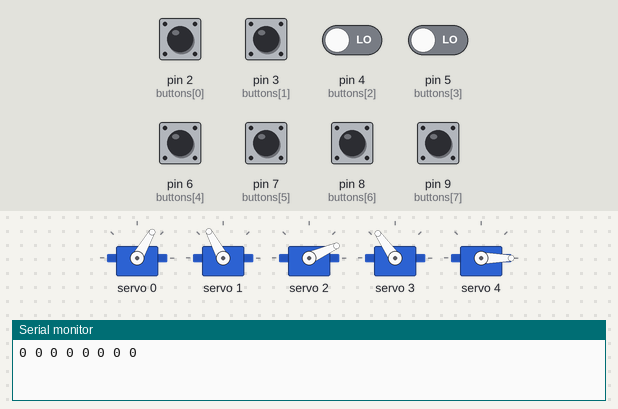
Recording of a sketch running on a simulated Arduino Uno, built with avr-gcc and run on an emulated ATmega328P. On the bench: 5 × servo, the last lines printed to the serial monitor. Inputs (shaded band) come from the test bench; at power-on: pin 2 (buttons[0]), pin 3 (buttons[1]), pin 4 (buttons[2]), pin 5 (buttons[3]), pin 6 (buttons[4]), pin 7 (buttons[5]), pin 8 (buttons[6]), pin 9 (buttons[7]) LOW.

Above: at 2.2 s.
2.3 s: pin 2 (buttons[0]) pulled HIGH for 3 s
At 5.5 s:
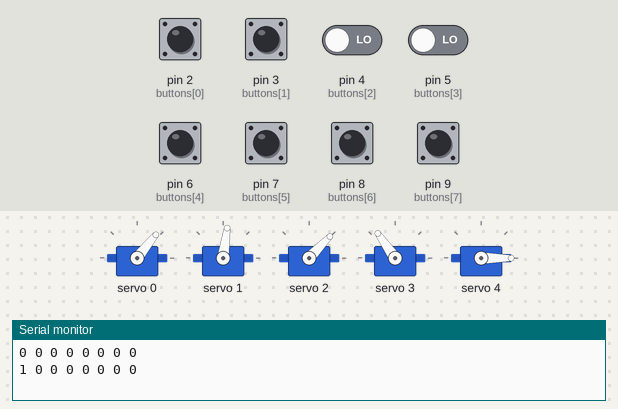
6.8 s: pin 4 (buttons[2]) driven HIGH and pin 5 (buttons[3]) driven HIGH
At 6.8 s:
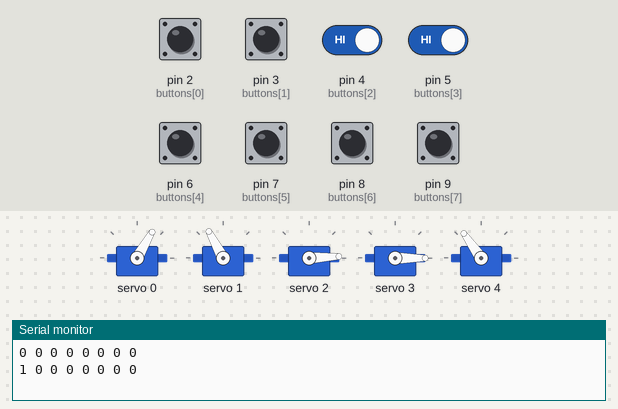
12.9 s: pin 4 (buttons[2]) driven LOW
At 18.6 s:
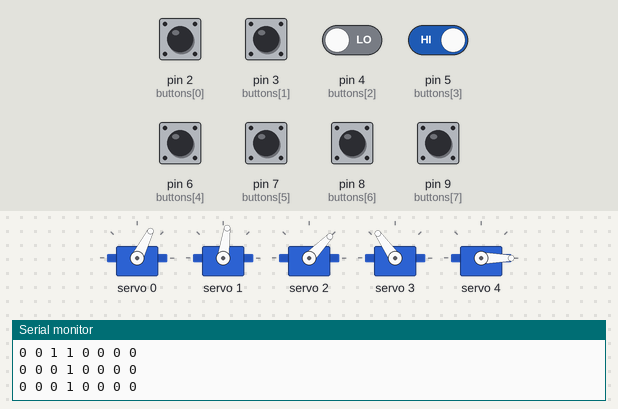
21.2 s: pin 3 (buttons[1]) pulled HIGH for 3 s
26.3 s: pin 4 (buttons[2]) driven HIGH
At 32.3 s:
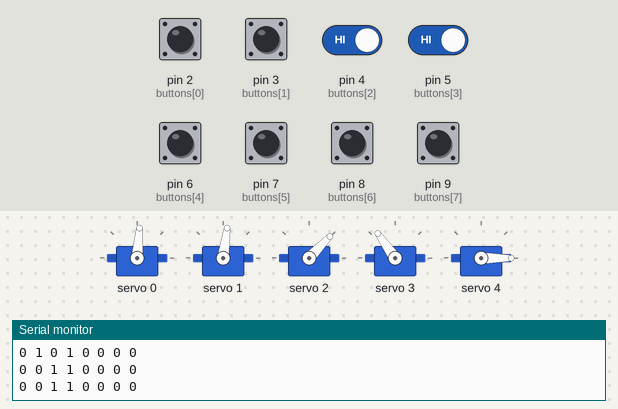
32.5 s: pin 5 (buttons[3]) driven LOW
Timing chart, 0 to 39.8 s (numbered marks = the images above; inputs shaded):
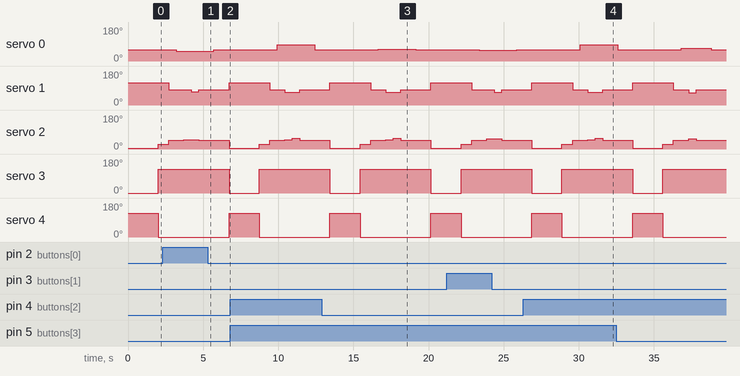

The sketch:

Final_Code.ino
```cpp
#include <Wire.h>
#include <Adafruit_PWMServoDriver.h>

#define SERVO_MIN  500 // This is the 'minimum' pulse length count (out of 4096)
#define SERVO_MAX  2500 // This is the 'maximum' pulse length count (out of 4096)
#define SERVO_FREQ 50 // Analog servos run at ~50 Hz updates


Adafruit_PWMServoDriver pwm = Adafruit_PWMServoDriver();
const int servo[5] = {0, 1, 2, 3, 4};
const int buttons[8] = {2, 3, 4, 5, 6, 7, 8, 9};

const int baseToButton[] = {90, 90, 90, 90, 90, 90, 90, 90}; //FIXME
const int armToButton[] = {95, 95, 95, 95, 95, 95, 95, 95}; //FIXME

int buttonVal[8];
int buttonPressed;

void setup() {

  pwm.begin();
  Serial.begin(9600);

  for(int i = 0; i < sizeof(buttons); i++){
    pinMode(buttons[i], INPUT);
  }

  buttonPressed = 0; //No buttons pressed at start

  pwm.setPWMFreq(SERVO_FREQ);  // Analog servos run at ~50 Hz updates

  idle(); //Sets robot arm to idle position

}

void loop() {

  buttonPressed = buttonRead();

  if(buttonPressed){
    delay(1000);
    armOutExtension();
    int buttonPressedIn = buttonRead();
    if(buttonPressedIn){
      buttonPressed = buttonPressedIn;
    }
    buttonHandler(buttonPressed);
    armRetractIdle();
    buttonPressed = 0; //resets button so doesnt trigger right away accidentally
  }

}

int pulseWidth(int angle){
  int pulseWide, analogValue;
  pulseWide = map(angle, 0, 270, SERVO_MIN, SERVO_MAX);
  analogValue = int(float(pulseWide) / 1000000 * SERVO_FREQ * 4096);
  return analogValue;
}

void openWindow(){
  pwm.setPWM(3, 0, pulseWidth(180)); //right window open servo, rest 0 degrees, open 135 degrees
  pwm.setPWM(4, 0, pulseWidth(0)); //Left window open servo, rest 180 degrees, open 45 degrees
}

void closeWindow(){
  pwm.setPWM(3, 0, pulseWidth(0)); //right window open servo, rest 0 degrees, open 135 degrees
  pwm.setPWM(4, 0, pulseWidth(180)); //Left window open servo, rest 180 degrees, open 45 degrees

}
void idle() {
 pwm.setPWM(0, 0, pulseWidth(90)); //Base servo
  pwm.setPWM(1, 0, pulseWidth(170)); //Lower arm servo
  pwm.setPWM(2, 0, pulseWidth(10)); //Upper arm servo
  closeWindow();
  delay(1000);
}

void armOutExtension(){ //this will need to change for each switch
   openWindow();

  pwm.setPWM(2, 0, pulseWidth(40)); //Upper arm servo
  delay(700);
   pwm.setPWM(1, 0, pulseWidth(120));//Lower arm servo/90
  pwm.setPWM(2, 0, pulseWidth(70)); //Upper arm servo //85
  delay(500);
}

void armRetractIdle(){
  pwm.setPWM(1, 0, pulseWidth(120)); //Lower arm servo/90
  pwm.setPWM(2, 0, pulseWidth(70)); //upper arm servo/90
  delay(1000);
  pwm.setPWM(0, 0, pulseWidth(90));
  delay(500);
  pwm.setPWM(1, 0, pulseWidth(120));//Lower arm servo/90
  pwm.setPWM(2, 0, pulseWidth(70)); //Upper arm servo //85
  delay(500);
  closeWindow();
  idle();
}

int buttonRead(){ //Returns number of button pressed if any pressed, otherwise returns 0
  for(int i = 0; i < 8; i++){
    buttonVal[i] = digitalRead(buttons[i]);
    Serial.print(buttonVal[i]);
    Serial.print(" ");
  }
  Serial.println();

  if(buttonVal[0]){
    return 1;
  }
  else if(buttonVal[1]){
    return 2;
  }
  else if(!buttonVal[2]){
    return 3;
  }
  else if(!buttonVal[3]){
    return 4;
  }
  else if(buttonVal[4]){
    return 5;
  }
  else if(buttonVal[5]){
    return 6;
  }
  else if(!buttonVal[6]){
    return 7;
  }
  else if(!buttonVal[7]){
    return 8;
  }
  else {
    return 0;
  }
}

void buttonHandler(int buttonPressed){
  switch(buttonPressed){
    case 1:
      buttonOne();
      break;

    case 2:
      buttonTwo();
      break;

    case 3:
      buttonThree();
      break;

    case 4:
      buttonFour();
      break;

    case 5:
      buttonFive();
      break;

    case 6:
      buttonSix();
      break;

    case 7:
      buttonSeven();
      break;

    case 8:
      buttonEight();
      break;
  }
}

//Buttons one to eight read left to right on PCB
void buttonOne(){//Pushbutton
  pwm.setPWM(0, 0, pulseWidth(78));
  delay(500);
  pwm.setPWM(2, 0, pulseWidth(75)); //Upper arm servo //85
  delay(500);
  pwm.setPWM(1, 0, pulseWidth(102));//Lower arm servo/90
  delay(500);

}

void buttonTwo(){ //Tactile Switch
  pwm.setPWM(0, 0, pulseWidth(85));
  delay(500);
  pwm.setPWM(2, 0, pulseWidth(80)); //Upper arm servo //85
  delay(500);
  pwm.setPWM(1, 0, pulseWidth(101));//Lower arm servo/90
  delay(500);
}

void buttonThree(){ //Slide Switch
  pwm.setPWM(0, 0, pulseWidth(94));
  delay(500);
  pwm.setPWM(1, 0, pulseWidth(100));//Lower arm servo/90
  pwm.setPWM(2, 0, pulseWidth(75)); //Upper arm servo //85
  delay(500);
  pwm.setPWM(2, 0, pulseWidth(85)); //Upper arm servo //85
  delay(500);
}

void buttonFour(){ //Toggle Switch
  pwm.setPWM(0, 0, pulseWidth(101));
  delay(500);
  pwm.setPWM(2, 0, pulseWidth(83)); //Upper arm servo //85
  pwm.setPWM(1, 0, pulseWidth(98));//Lower arm servo/90
  delay(500);
}

void buttonFive(){
  pwm.setPWM(0, 0, pulseWidth(110));
  delay(500);
  pwm.setPWM(1, 0, pulseWidth(110)); //lower arm servo //85
  delay(500);

pwm.setPWM(2, 0, pulseWidth(65)); //Upper arm servo //85
  delay(500);

}

void buttonSix(){
  pwm.setPWM(0, 0, pulseWidth(115));
  delay(500);
  pwm.setPWM(2, 0, pulseWidth(80)); //Upper arm servo //85
  delay(500);
  pwm.setPWM(1, 0, pulseWidth(102));//Lower arm servo/90
  delay(500);
}

void buttonSeven(){
  pwm.setPWM(0, 0, pulseWidth(125));
  delay(500);
  pwm.setPWM(1, 0, pulseWidth(100));//Lower arm servo/90
  pwm.setPWM(2, 0, pulseWidth(75)); //Upper arm servo //85
  delay(500);
  pwm.setPWM(2, 0, pulseWidth(85)); //Upper arm servo //85
  delay(500);
}

void buttonEight(){

}
```

Measured:
- after the input at 26.3 s, servo 0: 60° → 85° after 3.8 s
